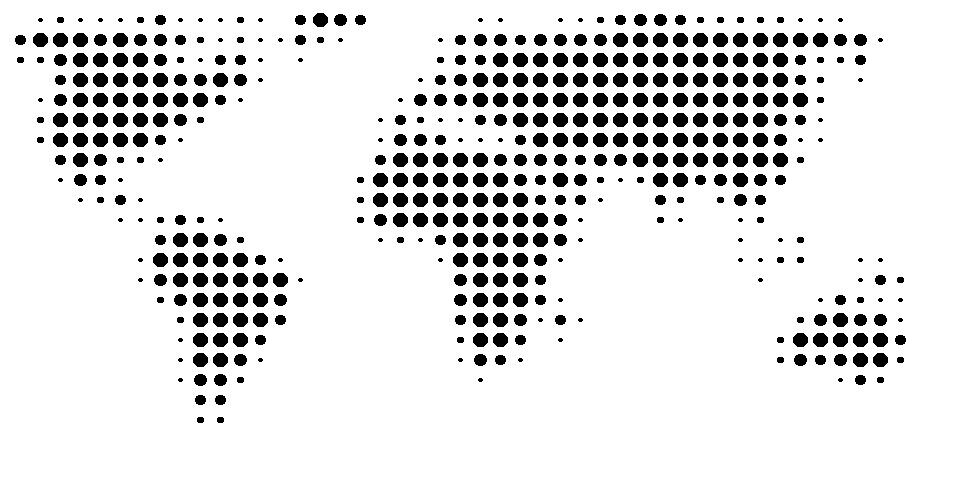

Here is the Python script that generated this plot:
#!/usr/bin/env python

import PIL
import PIL.Image
import PIL.ImageColor
import PIL.ImageDraw
import random

# 1/4, 3/8, 1/2, 5/8

def randcolor():
    r = random.random()
    if r < 0.25: return 0
    if r < 0.50: return 5
    if r < 0.75: return 10
    return 15

def getcolor(w, x, y):
    p = w.getpixel((x,y))[0]
    print p,
    if p < 50:  return 20.*3./4.
    if p < 100: return 20.*5./8.
    if p < 150: return 20.*1./2.
    if p < 200: return 20.*3./8.
    if p < 250: return 20.*1./4.
    return 0

size = (48*20, 24*20)  # given in 16ths of inches
white = PIL.ImageColor.getcolor('white', 'RGB')
black = PIL.ImageColor.getcolor('black', 'RGB')

im = PIL.Image.new('RGB', size, white)
w = PIL.Image.open('worldmap6.png')
draw = PIL.ImageDraw.Draw(im)

for x in range(1,48):
    for y in range(1,24):
        r = int(getcolor(w,x,y))
        x1 = (x * 20) - (r / 2)
        x2 = (x * 20) + (r / 2)
        y1 = (y * 20) - (r / 2)
        y2 = (y * 20) + (r / 2)
        draw.chord([x1,y1,x2,y2], 0, 360, black)

im.save('dot.jpg')
